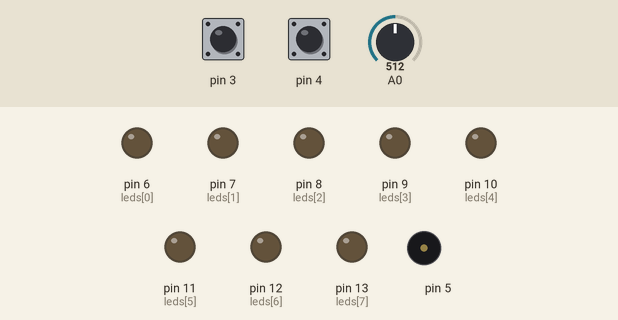
A sketch run on a simulated Arduino Uno, built with avr-gcc and run on an emulated ATmega328P. Parts: output pins drawn as LEDs (lit = HIGH), buzzer (waves = sounding). The inputs (shaded band) are chosen by the test bench; at power-on: pin 3 HIGH, pin 4 HIGH, A0 = 512. What the sketch prints to the serial monitor is not drawn.

Above: at 1.2 s.
1.3 s: pin 3 pulled LOW for 0.15 s
At 1.6 s:
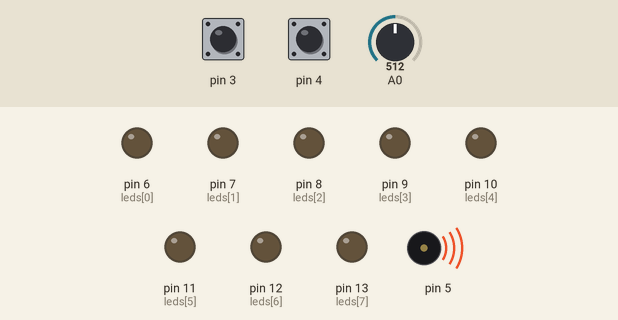
Timing chart, 0 to 1.4 s (numbered marks = the images above; inputs shaded):
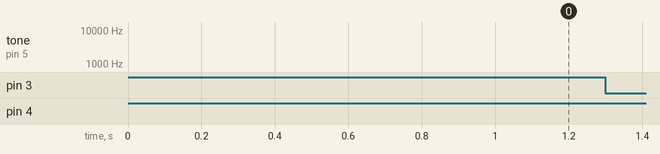

The sketch:

pin_mode_test2.ino
```cpp
void setup() {
  pinMode(5, OUTPUT);
  pinMode(6, OUTPUT);
  pinMode(7, OUTPUT);
  pinMode(8, OUTPUT);
  pinMode(9, OUTPUT);
  pinMode(10, OUTPUT);
  pinMode(11, OUTPUT);
  pinMode(12, OUTPUT);
  pinMode(13, OUTPUT);
  pinMode(4, INPUT_PULLUP);
  pinMode(3, INPUT_PULLUP);
  Serial.begin(9600);
}

int xx2;
int xx;
int x = 0;
int y;
int yp;
int u;
int up;
int o;
int op;
int ip;
int i;
int p;
int leds[] = {6, 7, 8, 9, 10, 11, 12, 13};
int exite = 1;

void dinamek() {
  for(i = 0;i < 1024; i++){
    tone(5, i, 1);
  }
  delay(10);
  for(i = 1024;i > 0; i++){
    tone(5, i, 1);
  }
}


void svetodiods (){
  for(i = 0;i < 8; i++){
    digitalWrite(leds[i], 1);
    delay(10);
  }
  for(i = 0;i<8; i++){
    digitalWrite(leds[i], 1);
    delay(10);
  }
}


void Zumer(){
  p = analogRead(A0);
  ip = map(p, 0, 1023, 0, 9);
  for(i = 0;i < ip; i++){
    digitalWrite(leds[i], 1);
  }
  delay(10);
  for(i = 0;i < ip; i++){
  digitalWrite(leds[i], 0);
  }
}


void loop(){
  if (digitalRead(4) == 1){
    x = x + 1;
    delay(100);
  }
  if (digitalRead(3) == 1){
    x = x - 1;
  }
  if(x >= 4){
    x = 0;
  }
  if (x <= -1) {
    x = 7;
  }
  if (x == 1){
    dinamek();
  }
  else if (x == 2){
    svetodiods();
  }
  else if (x == 3){
    Zumer();
  }
  Serial.println(x);
  digitalWrite(5, 0);

} 
```
